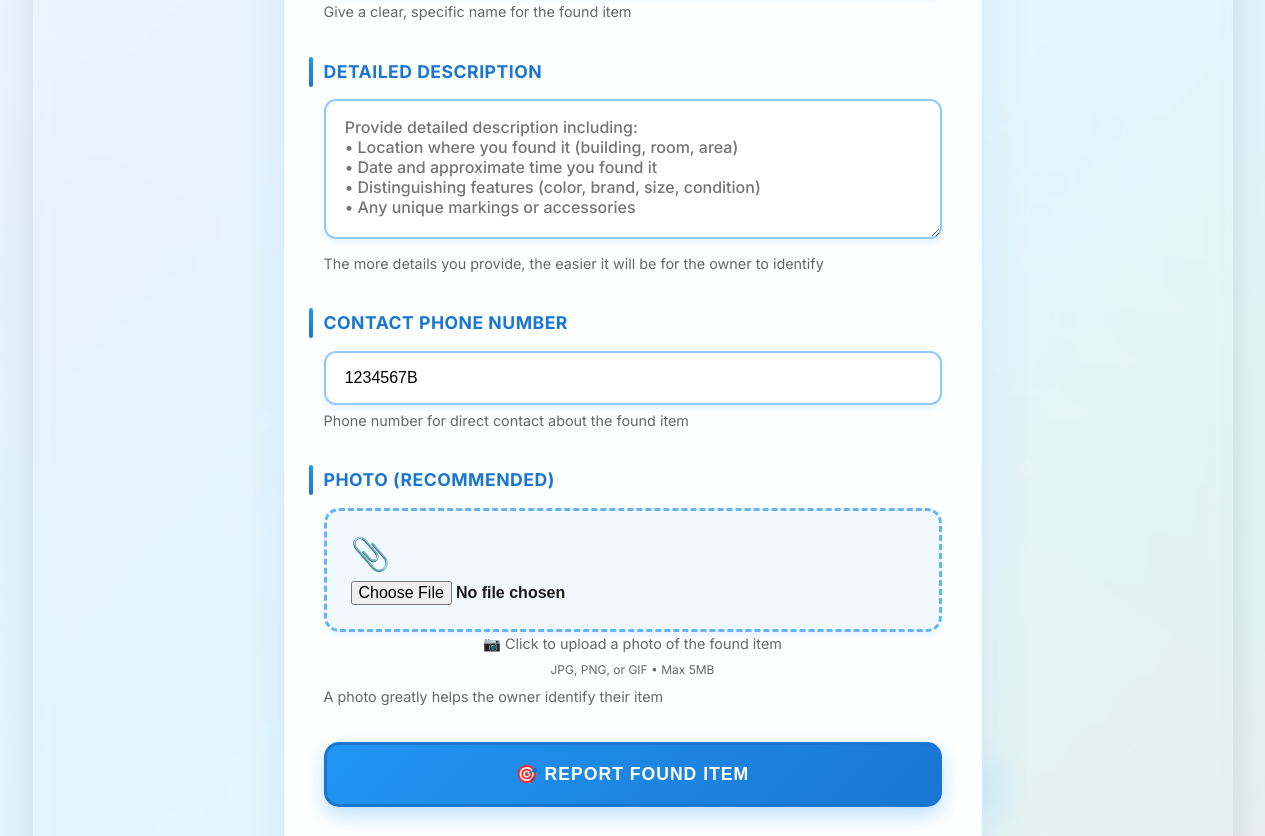
Before: /report_found (signed in, middle part) with the older database file.
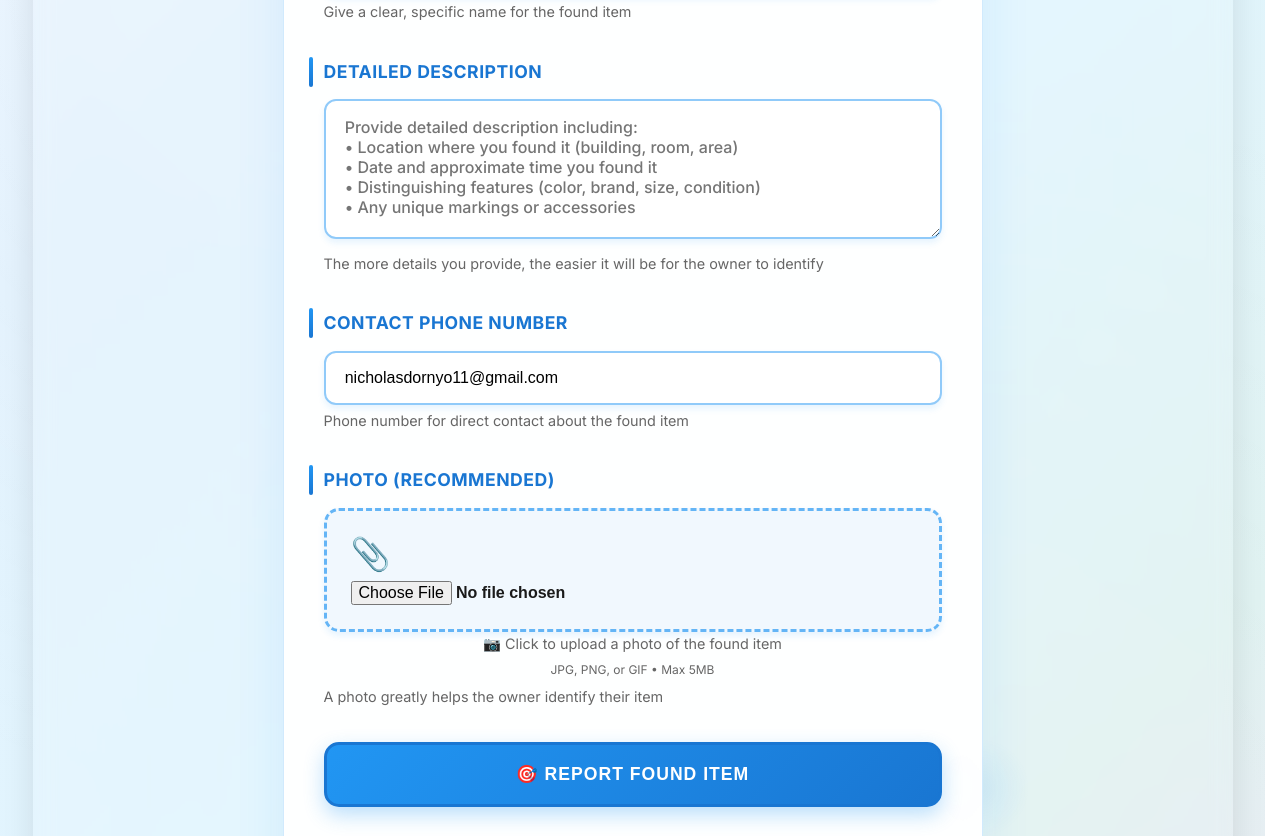
After: the same page with the newer database file.
### app/models.py (models this page shows)
class User(UserMixin, db.Model):
	id = db.Column(db.Integer, primary_key=True)
	name = db.Column(db.String(100), nullable=False)
	campus_id = db.Column(db.String(50), unique=True, nullable=False)
	email = db.Column(db.String(120), unique=True, nullable=False)
	phone = db.Column(db.String(20), unique=True, nullable=False)
	department = db.Column(db.String(100), nullable=False)
	password_hash = db.Column(db.String(128), nullable=False)
	email_verified = db.Column(db.Boolean, default=False)
	email_verification_code = db.Column(db.String(6))
	phone_verified = db.Column(db.Boolean, default=False)
	phone_verification_code = db.Column(db.String(6))
	items = db.relationship('Item', backref='user', lazy=True)

### app/routes.py (the view, shortened to what this page needs)
@app.route('/report_found', methods=['GET', 'POST'])
@login_required
def report_found():
    return render_template('report_found.html')

### app/auth.py (called while the page is built)
@login_manager.user_loader
def load_user(user_id):
	return User.query.get(int(user_id))

### app/templates/report_found.html (shortened to what this page needs)
{% extends 'base.html' %}
{% block content %}
<div class="report-container">
    <div class="report-card">
        <form method="post" class="report-form" enctype="multipart/form-data">
            <div class="form-group">
                <div class="form-note">Give a clear, specific name for the found item</div>
            </div>
            <div class="form-group">
                <label for="description" class="form-label">Detailed Description</label>
                <textarea class="form-textarea"
                          id="description"
                          name="description"
                          placeholder="Provide detailed description including:&#10;• Location where you found it (building, room, area)&#10;• Date and approximate time you found it&#10;• Distinguishing features (color, brand, size, condition)&#10;• Any unique markings or accessories"
                          required></textarea>
                <div class="form-note">The more details you provide, the easier it will be for the owner to identify</div>
            </div>
            <div class="form-group">
                <label for="contact_phone" class="form-label">Contact Phone Number</label>
                <input type="tel"
                       class="form-input"
                       id="contact_phone"
                       name="contact_phone"
                       placeholder="(555) 123-4567"
                       value="{{ current_user.phone if current_user.is_authenticated else '' }}"
                       required>
                <div class="form-note">Phone number for direct contact about the found item</div>
            </div>
            <div class="form-group">
                <label for="photo" class="form-label">Photo (Recommended)</label>
                <div class="file-input-container">
                    <input type="file"
                           class="form-input file-input"
                           id="photo"
                           name="photo"
                           accept="image/*">
                    <label for="photo" class="file-input-label">
                        📷 Click to upload a photo of the found item<br>
                        <small>JPG, PNG, or GIF • Max 5MB</small>
                    </label>
                </div>
                <div class="form-note">A photo greatly helps the owner identify their item</div>
            </div>
            <button type="submit" class="btn-primary">
                🎯 Report Found Item
            </button>
        </form>
    </div>
</div>
{% endblock %}

Changed rows visible on the page:
changed User: contact_phone "1234567B" → "nicholasdornyo11@gmail.com"
